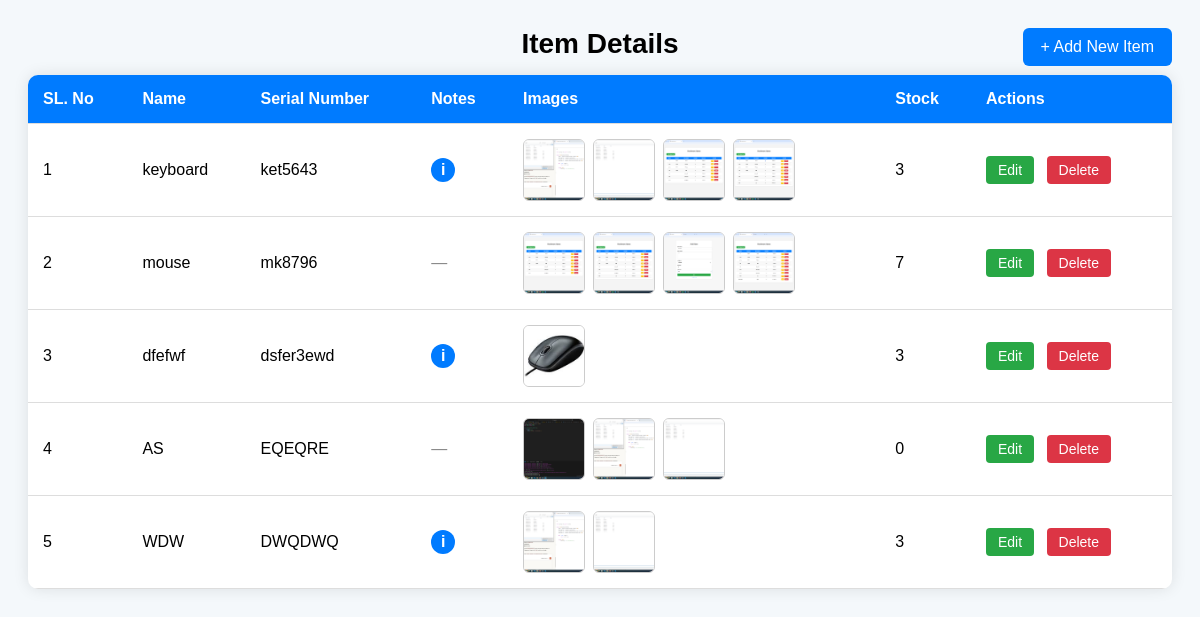
The page / on the database its author committed.
### standbyapp/models.py (models this page shows, shortened)
class Item(models.Model):
    name = models.CharField(max_length=200)
    serial_number = models.CharField(max_length=100)
    notes = models.TextField(blank=True, null=True)
    stock = models.IntegerField(default=0)

class ItemImage(models.Model):
    item = models.ForeignKey(Item, related_name='images', on_delete=models.CASCADE)
    image = models.ImageField(upload_to='item_images/')

### standbyapp/views.py (the view)
# urls.py: path('', views.item_list, name='item_list'),
def item_list(request):
    items = Item.objects.prefetch_related('images').all()
    return render(request, 'addtable.html', {'items': items})

### standbyapp/templates/addtable.html (shortened to what this page needs)
<!DOCTYPE html>
<html lang="en">
<head>
</head>
<body>
<div class="header">
  <h2>Item Details</h2>
  <a href="{% url 'add' %}" class="add-btn">+ Add New Item</a>
</div>
<table>
<thead>
<tr>
<th>SL. No</th>
<th>Name</th>
<th>Serial Number</th>
<th>Notes</th>
<th>Images</th>
<th>Stock</th>
<th>Actions</th>
</tr>
</thead>
<tbody>
{% for item in items %}
<tr>
<td>{{ forloop.counter }}</td>
<td>{{ item.name }}</td>
<td>{{ item.serial_number }}</td>
<td>
  {% if item.notes %}
    <span class="notes-icon" onclick="openModal('{{ item.name|escapejs }}', '{{ item.notes|escapejs }}')">i</span>
  {% else %}
    <span style="color:#888;">—</span>
  {% endif %}
</td>
<td>
  {% if item.images.all %}
    <div class="image-gallery">
      {% for img in item.images.all %}
        <img src="{{ img.image.url }}" alt="{{ item.name }}">
      {% endfor %}
    </div>
  {% else %}
    No Images
  {% endif %}
</td>
<td>{{ item.stock }}</td>
<td class="action-buttons">
  <a href="{% url 'item_edit' item.id %}">Edit</a>
  <form action="{% url 'item_delete' item.id %}" method="POST" style="display:inline;">
    <button type="submit" class="delete-btn">Delete</button>
  </form>
</td>
</tr>
{% empty %}
<tr><td colspan="7" style="text-align:center;">No items available</td></tr>
{% endfor %}
</tbody>
</table>
</body>
</html>

### standbyapp/templates/addtable.html (style rules this page uses)
body { font-family: Arial, sans-serif; background:#f4f8fb; padding:20px; }
.header { display:flex; justify-content:center; position:relative; margin-bottom:15px; }
.header h2 { margin:0; font-size:28px; }
.add-btn { position:absolute; right:0; background:#007bff; color:#fff; padding:10px 18px; text-decoration:none; border-radius:6px; }
table { width:100%; border-collapse:collapse; background:#fff; border-radius:10px; overflow:hidden; box-shadow:0 0 15px rgba(0,0,0,0.1); }
th, td { padding:15px; text-align:left; border-bottom:1px solid #ddd; }
th { background:#007bff; color:#fff; }
.image-gallery { display:flex; flex-wrap:wrap; gap:8px; }
.image-gallery img { width:60px; height:60px; object-fit:cover; border-radius:6px; border:1px solid #ccc; }
.action-buttons a, .action-buttons button { margin-right:8px; padding:6px 12px; border-radius:4px; font-size:14px; text-decoration:none; border:none; cursor:pointer; }
.action-buttons a { background:#28a745; color:#fff; }
.delete-btn { background:#dc3545; color:#fff; }
.notes-icon { display:inline-block; width:24px; height:24px; background:#007bff; color:#fff; border-radius:50%; text-align:center; font-size:16px; line-height:24px; font-weight:bold; cursor:pointer; }

### rows shown on the page
Item: name "keyboard", serial_number "ket5643", stock "3"
ItemImage: image (picture)
ItemImage: image (picture)
ItemImage: image (picture)
ItemImage: image (picture)
Item: name "mouse", serial_number "mk8796", stock "7"
ItemImage: image (picture)
ItemImage: image (picture)
ItemImage: image (picture)
ItemImage: image (picture)
Item: name "dfefwf", serial_number "dsfer3ewd", stock "3"
ItemImage: image (picture)
Item: name "AS", serial_number "EQEQRE", stock "0"
ItemImage: image (picture)
ItemImage: image (picture)
ItemImage: image (picture)
Item: name "WDW", serial_number "DWQDWQ", stock "3"
ItemImage: image (picture)
ItemImage: image (picture)
